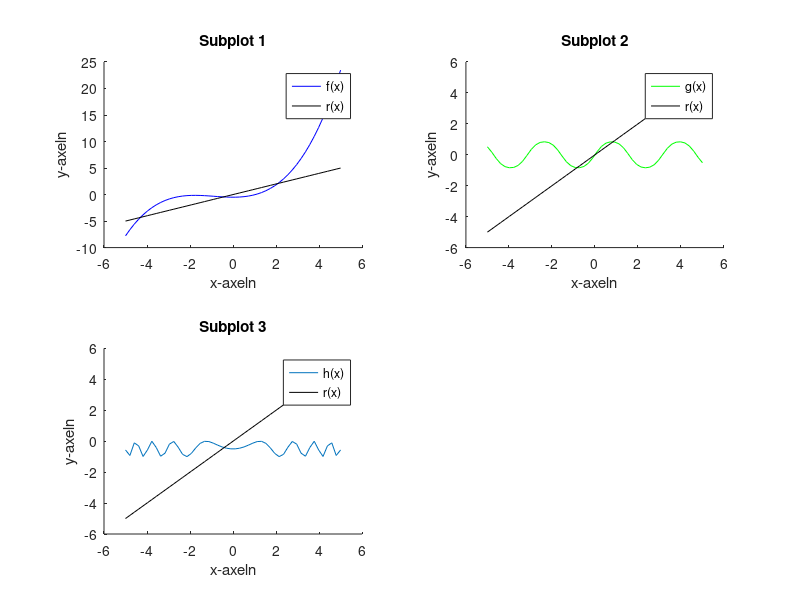

MATLAB code for this plot:
clear all
close all

f = @(x) (1./8).*x.^3+(1./3).*x.^2-1./2;
g = @(x) sin(sin(2.*x));
r = @(x) 1*x;
h = @(x) 1./2.*sin(x.^2)-1./2;
x = linspace(-5,5,50);

subplot(2,2,1)
hold on
plot(x,f(x),'b-');
plot (x,r(x),'k-');
title('Subplot 1');
ylabel ('y-axeln');
xlabel ('x-axeln');
legend ({'f(x)','r(x)'});
hold off
subplot(2,2,2)
hold on
plot(x,g(x),'g-');
plot(x,r(x),'k-');
title('Subplot 2');
ylabel('y-axeln');
xlabel('x-axeln');
legend ({'g(x)','r(x)'});
hold off
subplot(2,2,3)
hold on
plot(x,h(x)),'r-';
plot(x,r(x),'k-');
title('Subplot 3');
ylabel('y-axeln');
xlabel('x-axeln');
legend ({'h(x)','r(x)'});
hold off